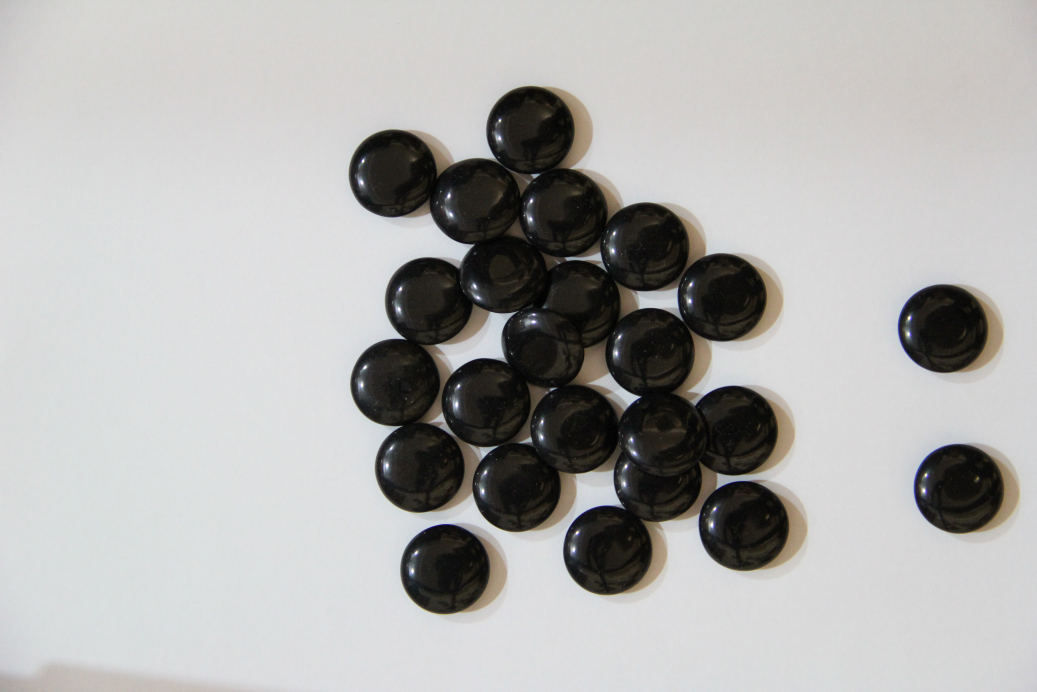
#> input picture Open CV/chess counting/IMG_5702.JPG, 5184 x 3456 px (shown at 1/5 size); its folder holds 3 pictures in this run
$ python hw6.py
#> lines starting #> are read from the running program, lines starting #| are printed output that depends on the picture; after the words box and inside, x2 and y2 are one past the last pixel; in counts of white or black regions, pixels touching at a corner belong together
import cv2
import matplotlib.pyplot as plt
import numpy as np
cont = list()
j = 0
A = []
for i in range(2,5):
    ImgData = 'IMG_570'+str(i)+'.JPG'
    img = cv2.imread(ImgData)
#> img is the input picture: shape (3456, 5184, 3); mean B, G, R 173.8, 175.1, 175.7
    #print(img.shape)
    gray = cv2.cvtColor(img,cv2.COLOR_BGR2GRAY)
    blurred = cv2.GaussianBlur(gray, (7, 7), 0)
    canny = cv2.Canny(blurred, 30, 150)
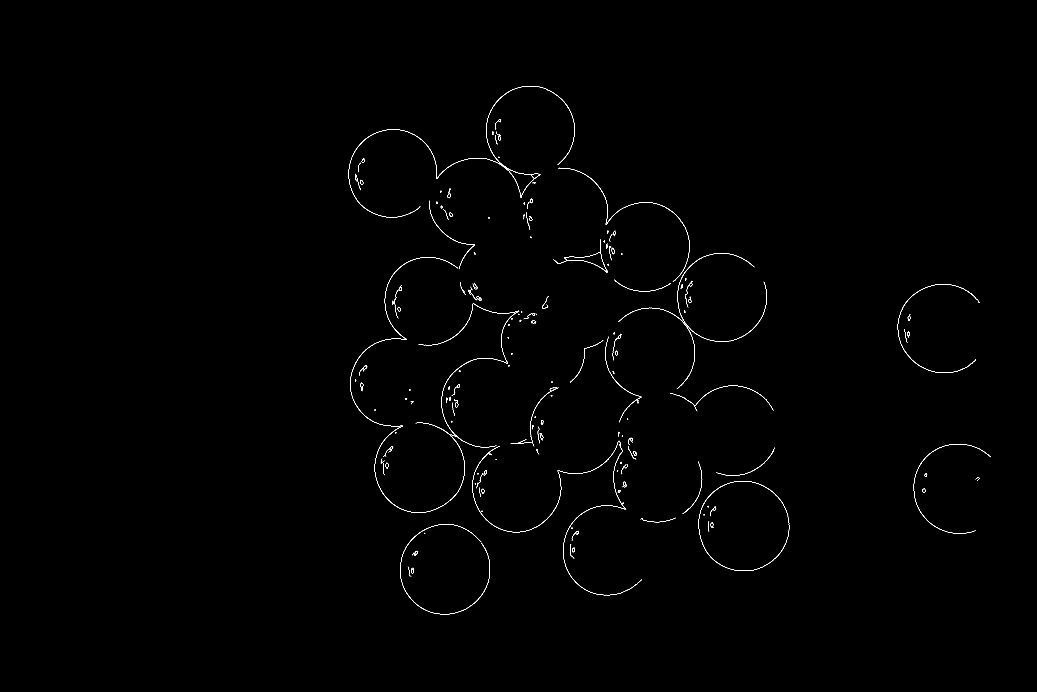
#> canny: shape (3456, 5184) (shown at 1/5 size); 0.19% white in thin lines or dots, all inside (x1, y1, x2, y2) = (1743, 430, 4953, 3072)

    ret, binary = cv2.threshold(canny,127,255,cv2.THRESH_BINARY)
    contours, hierarchy = cv2.findContours(binary,cv2.RETR_TREE,cv2.CHAIN_APPROX_SIMPLE)
#> contours = 284 contours, 201 with area under 20; largest, box (x1, y1, x2, y2) and area: (1750, 1286, 2324, 2564) 742, (2000, 2620, 2450, 3072) 349, (3493, 2405, 3946, 2855) 344, (2431, 430, 2874, 896) 340, (4489, 1421, 4900, 1865) 290
    cv2.drawContours(img,contours,-1,(0,0,255),20)
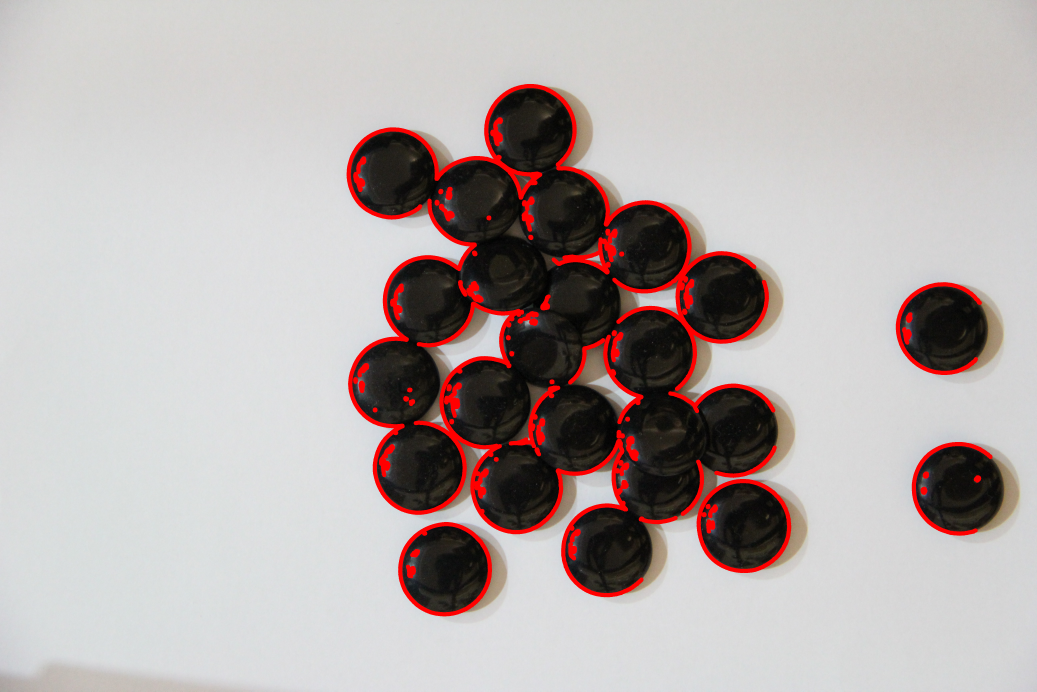
#> img: shape (3456, 5184, 3) (shown at 1/5 size); mean B, G, R 170.6, 171.8, 181.2
    count = 0
    j += 1
    for cont in contours:
        ares = cv2.contourArea(cont)
        if ares<18 and ares>15:
            count += 1
#> this loop made 284 passes
#> ares on passes 1, 2, 3, 4, 5, 6, 7, 9, 11, 12, 13, 14: 267, 251.5, 2.5, 1.5, 8, 1.5, 11, 11, 9.5, 6, 2.5, 25.5
#> (cont, ares) on passes 8, 10, 26, 29, 43, 54: ([[2090, 2756]], 0), ([[2081, 2755], [2082, 2754], [2083, 2755], [2082, 2756]], 2), ([[2410, 2554], [2412, 2556], [2412, 2555], [2411, 2554]], 1.5), ([[3575, 2537], [3576, 2538]], 0), ([[2378, 2416], [2378, 2422]], 0), ([[2424, 2371], [2425, 2370], [2426, 2371], [2425, 2372]], 2)
#> after the loop, count = 24

    print("Total Chess :",count)
#| Total Chess : 24
    font = cv2.FONT_HERSHEY_SIMPLEX
    #cv2.putText(
    #    img,
    #    'Detected Chess: ' + str(count),
    #    (10, 350),
    #    font,
    #    10,
    #    (0, 0xFF, 0xFF),
    #    10,
    #    cv2.FONT_HERSHEY_SIMPLEX,
    #    )
    #cv2.imshow('answer',img)
    cv2.imwrite('./outputIMG_570'+str(i)+'.JPG', img)
#> pass 2 of the loop `for i in range(2,5):`:
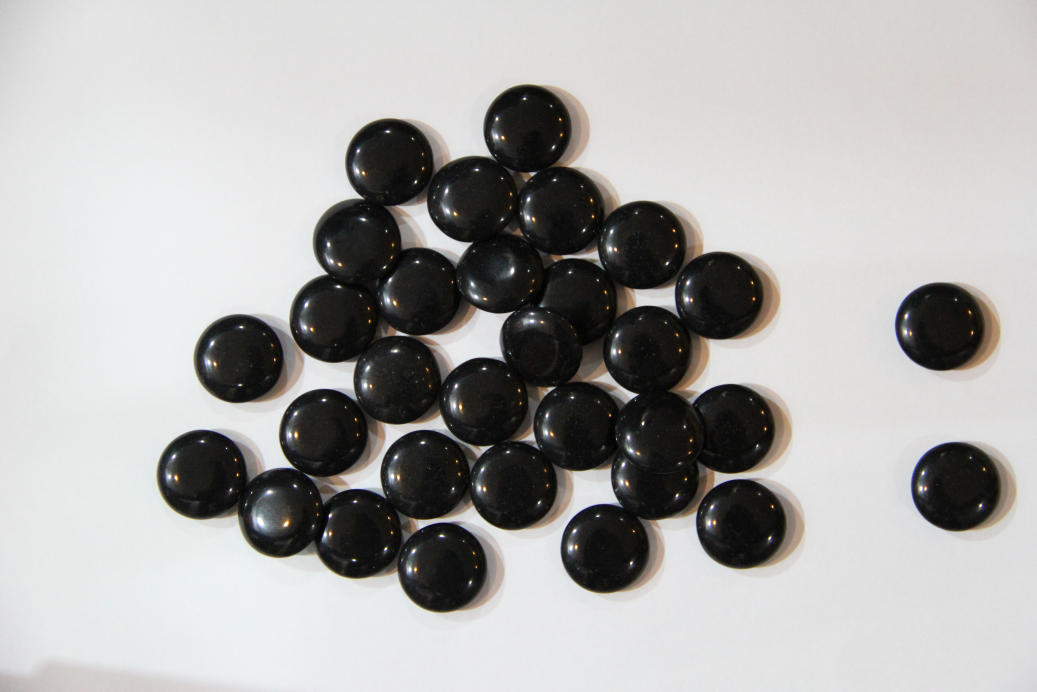
#> input picture Open CV/chess counting/IMG_5703.JPG, 5184 x 3456 px (shown at 1/5 size)
#> img is the input picture: shape (3456, 5184, 3); mean B, G, R 170, 171.2, 172
#> `canny = cv2.Canny(blurred, 30, 150)`:
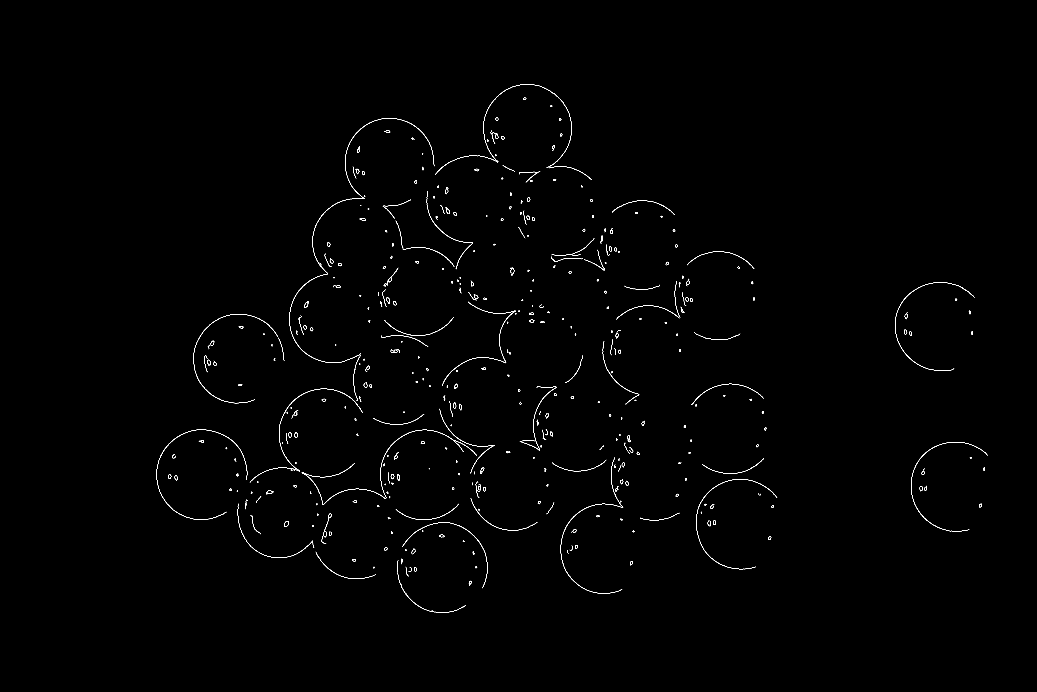
#> canny: shape (3456, 5184) (shown at 1/5 size); 0.25% white in thin lines or dots, all inside (x1, y1, x2, y2) = (782, 421, 4940, 3064)
#> contours = 708 contours, 448 with area under 20; largest, box (x1, y1, x2, y2) and area: (1616, 2149, 2385, 2524) 318, (1954, 2370, 1971, 2396) 276, (1446, 1084, 1805, 1815) 265, (1954, 2370, 1971, 2394) 261, (1725, 591, 2173, 995) 244
#> `cv2.drawContours(img,contours,-1,(0,0,255),20)`:
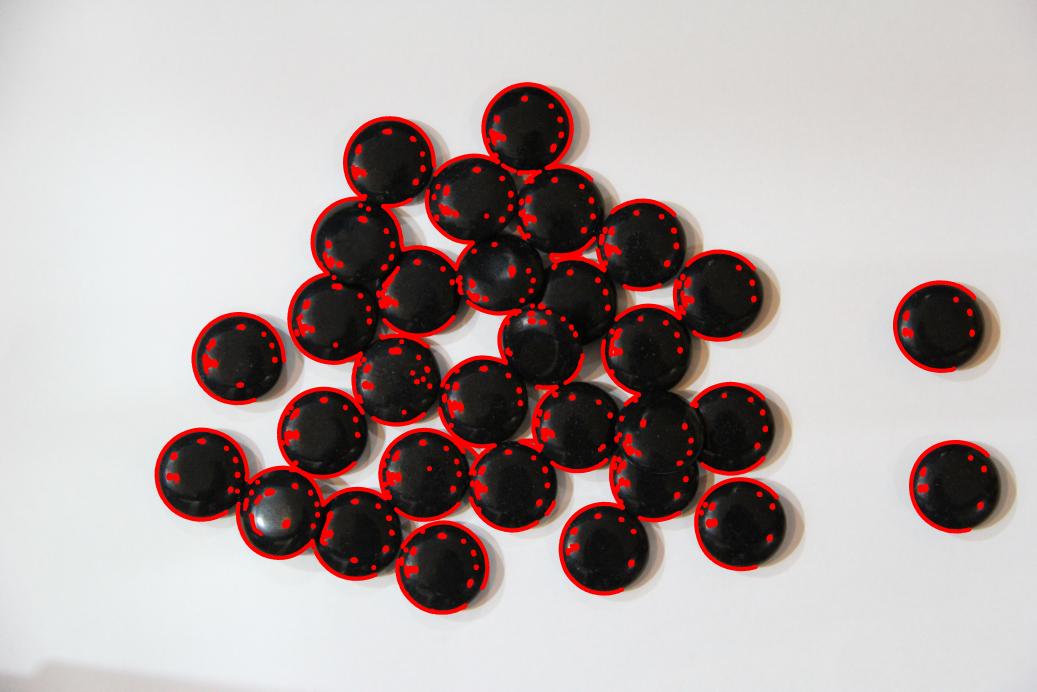
#> img: shape (3456, 5184, 3) (shown at 1/5 size); mean B, G, R 165.5, 166.5, 179.1
#> the loop `for cont in contours:` made 708 passes
#> ares on passes 2, 4, 7, 8, 9, 10, 11, 12: 2.5, 14.5, 1, 109.5, 175.5, 167, 9, 0
#> after the loop `for cont in contours:`: count = 28
#| Total Chess : 28
#> pass 3 of the loop `for i in range(2,5):`:
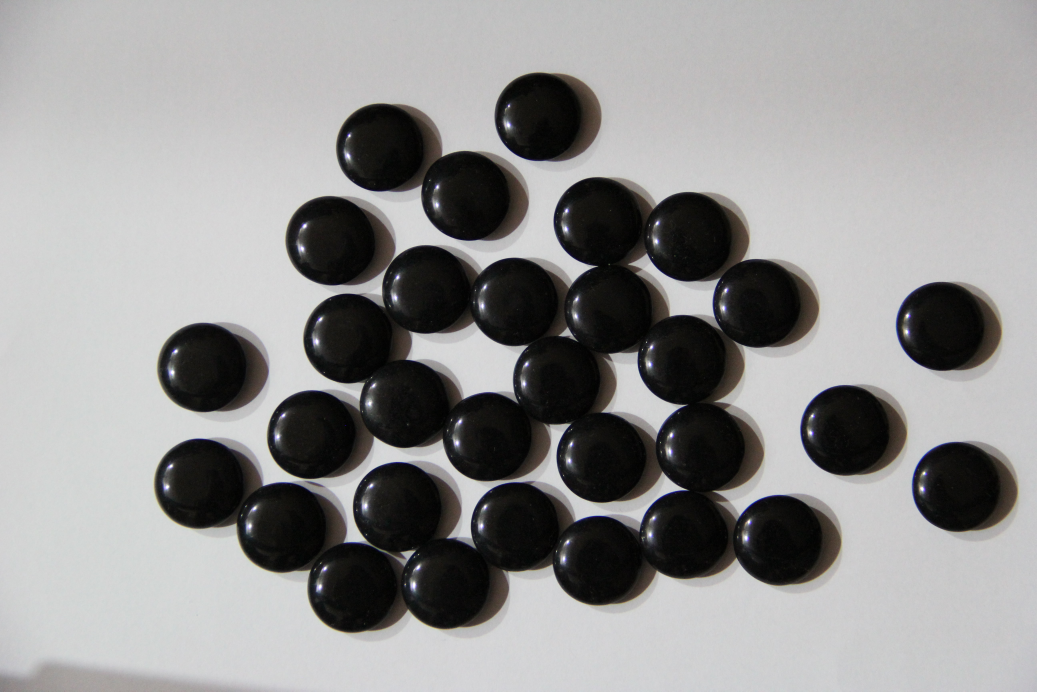
#> input picture Open CV/chess counting/IMG_5704.JPG, 5184 x 3456 px (shown at 1/5 size)
#> img is the input picture: shape (3456, 5184, 3); mean B, G, R 144.6, 145, 145.6
#> `canny = cv2.Canny(blurred, 30, 150)`:
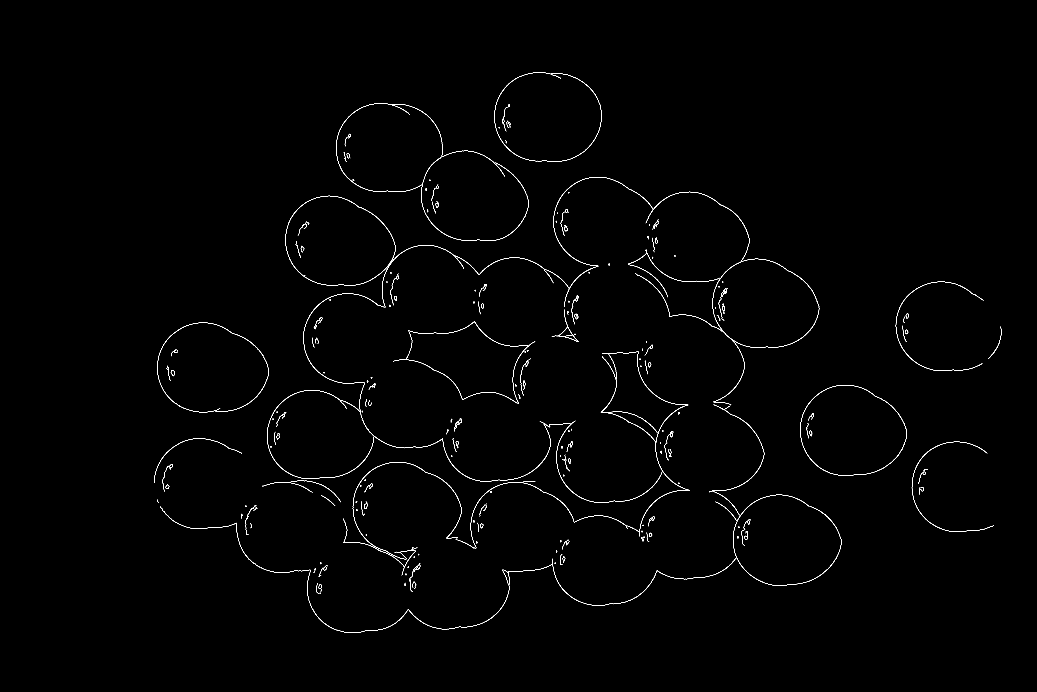
#> canny: shape (3456, 5184) (shown at 1/5 size); 0.32% white in thin lines or dots, all inside (x1, y1, x2, y2) = (771, 362, 5009, 3164)
#> contours = 461 contours, 341 with area under 20; largest, box (x1, y1, x2, y2) and area: (1427, 979, 1979, 1428) 188740, (1427, 979, 1979, 1428) 188322, (4001, 1925, 4535, 2379) 185702, (4001, 1925, 4535, 2379) 185298, (3562, 1294, 4096, 1739) 181981
#> `cv2.drawContours(img,contours,-1,(0,0,255),20)`:
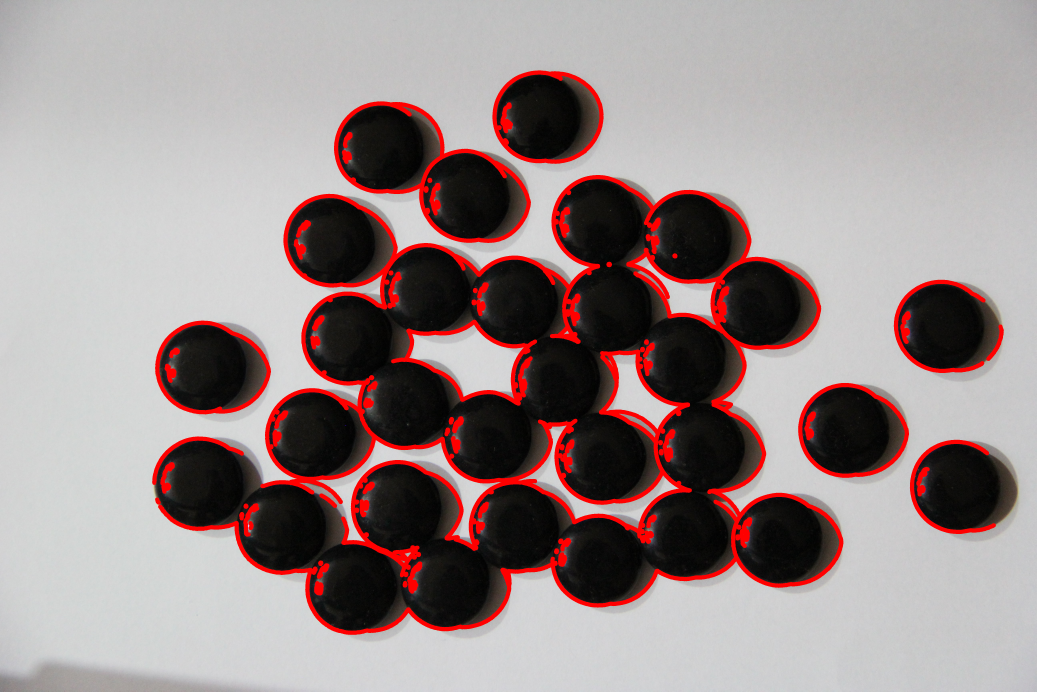
#> img: shape (3456, 5184, 3) (shown at 1/5 size); mean B, G, R 138.4, 138.8, 153.9
#> the loop `for cont in contours:` made 461 passes
#> ares on passes 1, 3, 4, 5, 6, 7, 8, 9: 141.5, 3.5, 7.5, 4, 4.5, 0, 0, 9
#> after the loop `for cont in contours:`: count = 32
#| Total Chess : 32
